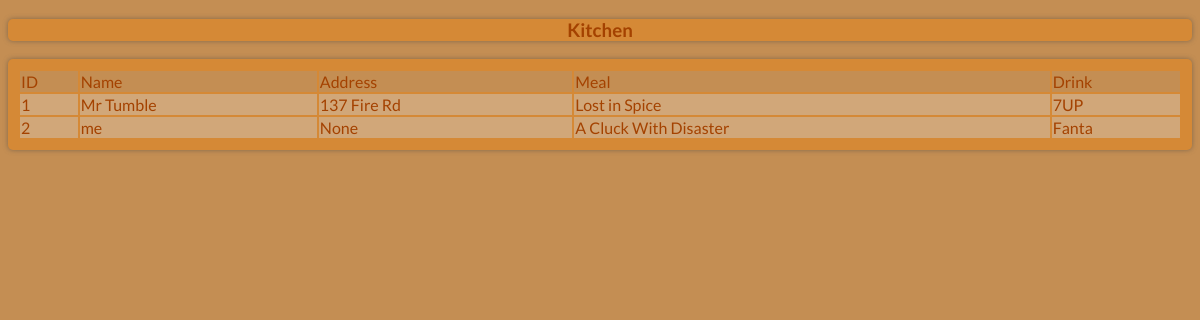
The app's page /kitchen, older data.
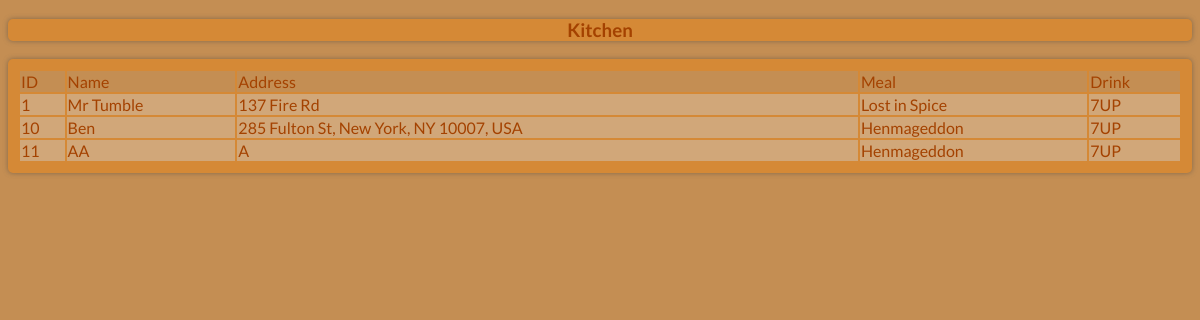
The same page, newer data.
### tables this page shows
CREATE TABLE `Orders` (
	`OrderID`	INTEGER NOT NULL PRIMARY KEY AUTOINCREMENT UNIQUE,
	`Customer`	TEXT NOT NULL,
	`Address`	TEXT NOT NULL,
	`Meal`	TEXT NOT NULL,
	`Drink`	TEXT NOT NULL
);

### WingsOfFire.py (the view)
@app.route('/kitchen')
def page():
    db = "orders.db"
    orders = load(db)
    return render_template("kitchen.html", orders=orders)

### WingsOfFire.py (called while the page is built)
def load(database):
    connection = sqlite3.connect(database)
    c = connection.cursor()
    posts = list(c.execute("SELECT * FROM Orders ORDER BY OrderID ASC"))  # converts into list instead of cursor object
    connection.close()
    return posts

### templates/kitchen.html (shortened to what this page needs)
<!DOCTYPE html>
<html lang="en">
    <head>
        <link rel="stylesheet" href="static/style.css">
    </head>
    <h3 id="header"> Kitchen </h3>
    <body>
        <div class="content">
            <table class="orders">
                <tr class="order-header">
                    <td> ID </td>
                    <td> Name </td>
                    <td> Address </td>
                    <td> Meal </td>
                    <td> Drink </td>
                </tr>
                {% for order in orders %}
                <tr class="order">
                    <td>{{order[0]}}</td>
                    <td>{{order[1]}}</td>
                    <td>{{order[2]}}</td>
                    <td>{{order[3]}}</td>
                    <td>{{order[4]}}</td>
                </tr>
                {% endfor %}
            </table>
        </div>
    </body>
</html>

### static/style.css (style rules this page uses)
* { font-family:'Lato', 'sans-serif'; color:#A44200; }
body { background-color:#C48E53; }
#header { background-color:#D58936; text-align:center; width:100%; border-radius: 5px; box-shadow: 0px 0px 5px 0px rgba(104, 90, 74, 0.75); }
.content { background-color:#D58936; padding: 10px; border-radius: 5px; box-shadow: 0px 0px 5px 0px rgba(104, 90, 74, 0.75); }
.orders { width:100%; }
.order-header { background-color:#C48E53; width:100%; }
.order { background-color:#D1A779; width:100%; }

Row changes from the older to the newer data that the page shows:
removed Orders: OrderID "2", Customer "me", Address "None", Meal "A Cluck With Disaster", Drink "Fanta"
added Orders: OrderID "10", Customer "Ben", Address "285 Fulton St, New York, NY 10007, USA", Meal "Henmageddon", Drink "7UP"
added Orders: OrderID "11", Customer "AA", Address "A", Meal "Henmageddon", Drink "7UP"
